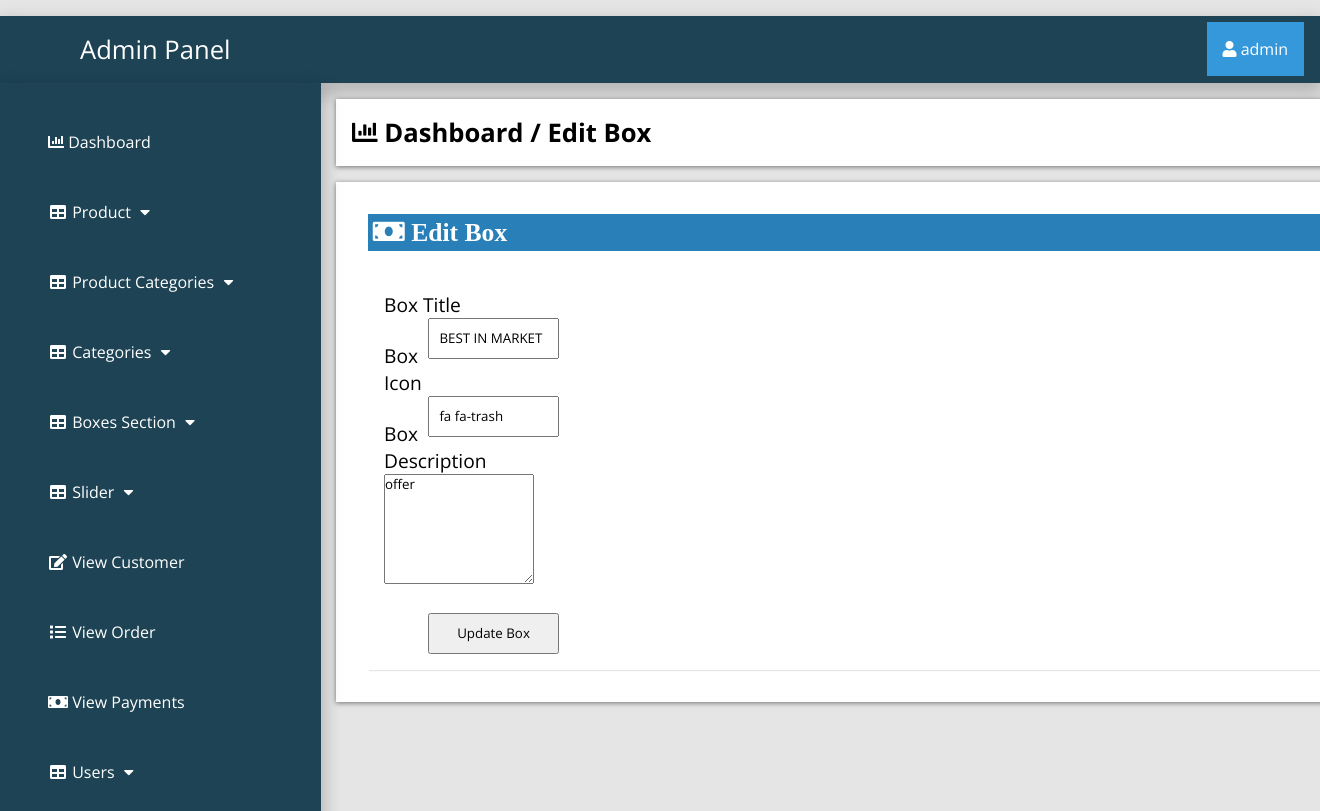
The page /admin_area/index.php?edit_box=4 (signed in) on the database its author committed.
### tables this page shows
CREATE TABLE `boxes_section` (
  `box_id` int(100) NOT NULL,
  `box_icon` varchar(100) NOT NULL,
  `box_title` varchar(255) NOT NULL,
  `box_desc` varchar(255) NOT NULL
);

### admin_area/edit_box.php (the view, shortened to what this page needs)
<?php
if (!isset($_SESSION['admin_email'])){
  echo "<script>window.open('login.php','_self')</script>";
  }else{
?>
<?php
if (isset($_GET['edit_box'])) {
	$edit_box=$_GET['edit_box'];
	$get_box="select * from boxes_section where box_id='$edit_box'";
	$run_box=mysqli_query($con,$get_box);
	$row_box=mysqli_fetch_array($run_box);
	$box_icon=$row_box['box_icon'];
	$box_title=$row_box['box_title'];
	$box_desc=$row_box['box_desc'];
}
?>
<div class="row">
	<div class="col-lg-12">
		<div class="breadcrump">
			<li class="active">
				<i class="fa fa-bar-chart"></i>
				Dashboard / Edit Box
			</li>
		</div>
	</div>
</div>
<div class="row">
	<div class="col-lg-12">
		<div class="panel panel-default">
			<div class="panel-heading">
				<h3 class="panel-title">
					<i class="fa fa-money fa-fw"> Edit Box </i>
				</h3>
			</div>
			<div class="panel-body">
				<form class="form-horizontal" method="post" action="">
					<div class="form-group">
						<label class="col-md-3 control-label">Box Title</label>
						<div class="col-md-6">
						<input type="text" name="box_title" value="<?php echo $box_title; ?>" class="form-control" required="" >
					</div>
				</div>
				<div class="form-group">
						<label class="col-md-3 control-label">Box Icon</label>
						<div class="col-md-6">
						<input type="text" name="box_icon" class="form-control" required value="<?php echo $box_icon; ?>" >
					</div>
				</div>
				<div class="form-group">
						<label class="col-md-3 control-label">Box Description</label>
						<div class="col-md-6">
						<textarea type="text" name="box_desc" class="form-control" rows="6" cols="19" ><?php echo $box_desc; ?></textarea>
                      </div>
					</div>
					<div class="form-group">
						<div class="col-md-6">
						<input type="submit" name="submit" value="Update Box" class="btn btn-primary form-control">
					</div>
</div>
				</form>
			</div>
		</div>
	</div>
</div>
<?php } ?>

### admin_area/includes/sidebar.php (shortened to what this page needs)
<?php
if (!isset($_SESSION['admin_email'])){
  echo "<script>window.open('login.php','_self')</script>";
  }else{
?>
<nav class="navbar navbar-inverse navbar-fixed-top" >
	<div class="navbar-header">
		<a href="index.php?dashboard" class="navbar-brand"><span>Admin Panel</span></a>
	</div>
		<div class="dropdown">
		 <button onclick="myFunction()" class="dropbtn"><i class="fa fa-user"></i> <?php echo $admin_name; ?></a></button>
		</div>
	<div class="collapse navbar-collapse navbar-ex1-collapse">
	<ul class="nav navbar-nav side-nav">
  <li>
    <a href="index.php?dashboard"><i class="fa fa-bar-chart"></i> Dashboard</a>
  </li>
  <li class="button-dropdown" id="#products">
    <a href="#" class="dropdown-toggle" data-toggle="collapse" data-target="#products"><i class="fa fa-fw fa-table"></i> Product <i class="fa fa-fw fa-caret-down"></i></a>
  </li>
  <li class="button-dropdown" id="#products_cat">
    <a href="#" class="dropdown-toggle" data-toggle="collapse" data-target="#products_cat"><i class="fa fa-fw fa-table"></i> Product Categories <i class="fa fa-fw fa-caret-down"></i></a>
  </li>
  <li class="button-dropdown" id="#category">
    <a href="#" class="dropdown-toggle" data-toggle="collapse" data-target="#category"><i class="fa fa-fw fa-table"></i> Categories <i class="fa fa-fw fa-caret-down"></i></a>
  </li>
<li class="button-dropdown" >
  <a href="#" class="dropdown-toggle" data-toggle="collapse" data-target="#boxes">
    <i class="fa fa-fw fa-table"></i> Boxes Section <i class="fa fa-fw fa-caret-down"></i>
  </a>
</li>
  <li class="button-dropdown">
    <a href="#" class="dropdown-toggle" data-toggle="collapse" data-target="#slider"><i class="fa fa-fw fa-table"></i>  Slider <i class="fa fa-fw fa-caret-down"></i></a>
  </li>
  <li>
  	<a href="index.php?view_customer">
  		<i class="fa fa-fw fa-edit"></i> View Customer
  	</a>
  </li>
  <li>
  	<a href="index.php?view_order">
  		<i class="fa fa-fw fa-list"></i> View Order
  	</a>
  </li>
  <li>
  	<a href="index.php?view_payments">
  		<i class="fa fa-fw fa-money"></i> View Payments
  	</a>
  </li>
  <li class="button-dropdown">
    <a href="#" class="dropdown-toggle" data-toggle="collapse" data-target="#users"><i class="fa fa-fw fa-table"></i>  Users <i class="fa fa-fw fa-caret-down"></i></a>
  </li>
</ul>
</div>
</nav>
<?php } ?>

### admin_area/css/style.css (style rules this page uses)
:root { --blue:#2980b9; }
body { margin-top: ; }
* { font-family: 'Open Sans', sans-serif; margin:0; padding:0; box-sizing: border-box; text-decoration: none; transition: all .2s cubic-bezier(.37,1.14,.26,1.24); }
html { background-color: rgba(0,0,0,.1); }
.navbar-fixed-top { background:#1d4354; padding: 1rem; margin-top: 1rem; box-shadow: 0px 8px 16px 4px rgba(0,0,0,0.2); margin-left: ; margin-right: ; }
.navbar-fixed-top a span { margin-left: 4rem; }
.navbar-fixed-top .navbar-brand { font-size: 1.6rem; color: #ffffff; }
.dropbtn { background-color: #3498DB; color: white; padding: 16px; font-size: 16px; border: none; cursor: pointer; }
.dropdown { position: relative; display: inline-block; float: right; margin-top: -2.8rem; }
.nav { position: absolute; top: 51px; margin-top: 32px; width: auto; height: 110%; border-radius: 0; display: block; background-color: #1d4354; bottom: 0; overflow: hidden; padding-bottom: 40px; box-shadow: 0px 8px 16px 4px rgba(0,0,0,0.2); margin-left: -1rem; }
.nav>li>a { width: 225px; display: block; color: #ffffff; margin: 3rem; }
.row { width: 81.2%; background-color: #ffffff; margin: auto; margin-left: 21rem; margin-top: 1rem; padding: 1rem; display: ; }
.panel { text-align: left; box-shadow: 1px 1px 1px 0px rgba(0.1,0.1,0.1,0.1); margin: 1rem; background-color: #ffffff; padding: rem; }
.panel-heading .panel-title { background-color: #2980b9; color: #ffffff; padding: .3rem; }
.breadcrump .active { font-weight: bold; font-size: 1.6rem; }
.row { list-style: none; box-shadow: 0 1px 5px rgba(0, 0, 0, 0.5); }
.row .fa-money { font-size: 1.6rem; width: 50%; text-align: left; }
.form-group { margin-top: 1.5rem; }
.form-group label { font-size: 1.2rem; }
.form-group input { width: 75%; float: right; padding: .6rem; }
.panel-body { display: flex; align-items: center; justify-content: left; padding: 1rem; flex-wrap: wrap; }

### rows shown on the page
boxes_section: box_title "BEST IN MARKET", box_icon "fa fa-trash", box_desc "offer"

### other values the page prints
$admin_name "admin"
